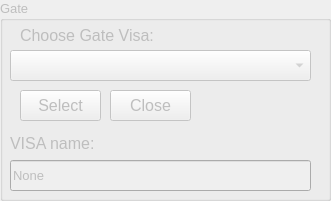
             <widget class="QGroupBox" name="groupBox_visa_keithley_2">
              <property name="enabled">
               <bool>false</bool>
              </property>
              <property name="geometry">
               <rect>
                <x>0</x>
                <y>0</y>
                <width>331</width>
                <height>201</height>
               </rect>
              </property>
              <property name="font">
               <font>
                <pointsize>10</pointsize>
               </font>
              </property>
              <property name="title">
               <string>Gate</string>
              </property>
              <widget class="QLabel" name="label_chooseVisa_2">
               <property name="geometry">
                <rect>
                 <x>20</x>
                 <y>20</y>
                 <width>311</width>
                 <height>31</height>
                </rect>
               </property>
               <property name="font">
                <font>
                 <pointsize>12</pointsize>
                </font>
               </property>
               <property name="text">
                <string>Choose Gate Visa:</string>
               </property>
              </widget>
              <widget class="QComboBox" name="comboBoxK2_gateVisa">
               <property name="geometry">
                <rect>
                 <x>10</x>
                 <y>50</y>
                 <width>301</width>
                 <height>31</height>
                </rect>
               </property>
               <property name="font">
                <font>
                 <pointsize>10</pointsize>
                </font>
               </property>
              </widget>
              <widget class="QPushButton" name="pushButtonK2_selectGate">
               <property name="geometry">
                <rect>
                 <x>20</x>
                 <y>90</y>
                 <width>81</width>
                 <height>31</height>
                </rect>
               </property>
               <property name="font">
                <font>
                 <pointsize>12</pointsize>
                </font>
               </property>
               <property name="text">
                <string>Select</string>
               </property>
              </widget>
              <widget class="QPushButton" name="pushButtonK2_closeGate">
               <property name="geometry">
                <rect>
                 <x>110</x>
                 <y>90</y>
                 <width>81</width>
                 <height>31</height>
                </rect>
               </property>
               <property name="font">
                <font>
                 <pointsize>12</pointsize>
                </font>
               </property>
               <property name="text">
                <string>Close</string>
               </property>
              </widget>
              <widget class="QLabel" name="label_12">
               <property name="geometry">
                <rect>
                 <x>10</x>
                 <y>130</y>
                 <width>311</width>
                 <height>27</height>
                </rect>
               </property>
               <property name="font">
                <font>
                 <pointsize>12</pointsize>
                </font>
               </property>
               <property name="text">
                <string>VISA name:</string>
               </property>
              </widget>
              <widget class="QLineEdit" name="lineEditK2_gateVisa">
               <property name="geometry">
                <rect>
                 <x>10</x>
                 <y>160</y>
                 <width>301</width>
                 <height>31</height>
                </rect>
               </property>
               <property name="font">
                <font>
                 <pointsize>10</pointsize>
                </font>
               </property>
               <property name="text">
                <string>None</string>
               </property>
              </widget>
             </widget>
